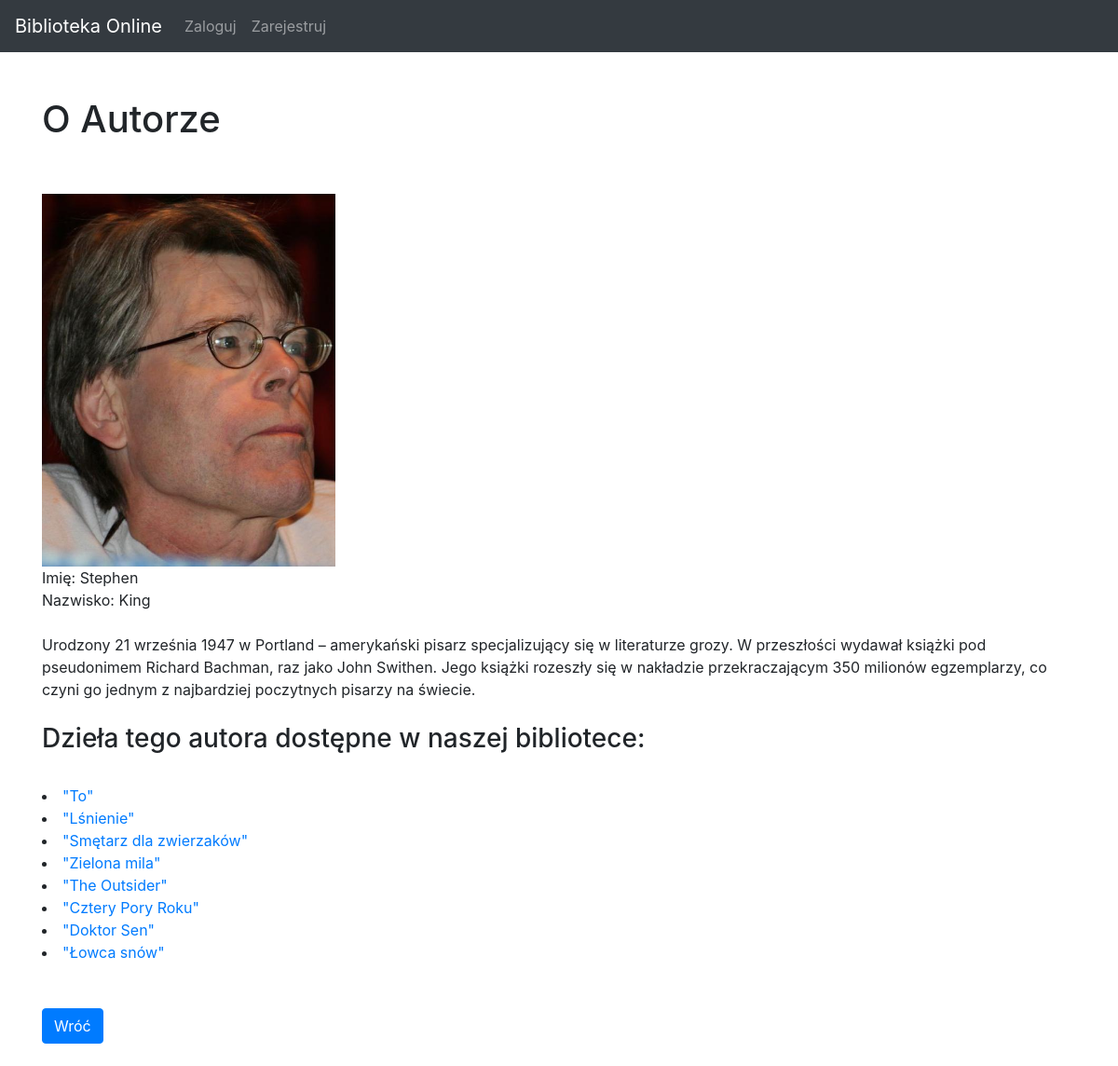
Screenshot of /books/author_detail/2/ with the database file from the repository.
### books/models.py (models this page shows, shortened)
class Author(models.Model):
    first_name = models.CharField(max_length=50)
    last_name = models.CharField(max_length=50)
    description = models.TextField(max_length=500, blank=True, null=True)
    image = models.ImageField(null=True, blank=True)
    @property
    def imageURL(self):
        try:
            url = self.image.url
        except:
            url = ''
        return url

class Book(models.Model):
    title = models.CharField(max_length=50)
    description = models.TextField(max_length=500, blank=True, null=True)
    cover = models.CharField(max_length=50, choices=COVERS, blank=True, null=True)
    tags = models.ManyToManyField("books.Tag", blank=True)
    image = models.ImageField(null=True, blank=True)
    author = models.ForeignKey(
        'books.Author',
        on_delete=models.CASCADE,
        null=True,
        blank=True
    )

### books/views.py (the view)
# urls.py: path('author_detail/<int:pk>/', AuthorDetailView.as_view(), name='author_details'),
class AuthorDetailView(DetailView):
    model = Author
    template_name = 'books/author_details.html'

### books/templates/books/author_details.html (shortened to what this page needs)
{% extends 'books/base.html' %}
{% block content %}
<h1>O Autorze</h1>
<br>
<br>
<img class="thumbnail" src="{{ author.imageURL }}" width="auto" height="400">
<br>
Imię: {{ author.first_name }}
<br>
Nazwisko: {{ author.last_name }}
<br>
<br>
{{ author.description }}
<br>
<br>
<h3>Dzieła tego autora dostępne w naszej bibliotece:</h3><br>
{% for book in author.book_set.all %}
    <li>
        <a href="{% url 'books:book_details' book.pk %}">{{ book.title }}</a>
    </li>
{% endfor %}
<br>
<br>
<a href="{% url 'books:author_list' %}" class="btn btn-primary">Wróć</a>
<br>
<br>
{% endblock %}

### rows the page displays
Author: imageURL (picture), first_name "Stephen", last_name "King", description "Urodzony 21 września 1947 w Portland – amerykański pisarz specjalizujący się w literaturze grozy. W przeszłości wydawał książki pod pseudonimem Richard Bachman, raz jako John Swithen. Jego książki rozeszły się w nakładzie przekraczającym 350 milionów egzemplarzy, co czyni go jednym z najbardziej poczytnych pisarzy na świecie."
Book: title "\"To\""
Book: title "\"Lśnienie\""
Book: title "\"Smętarz dla zwierzaków\""
Book: title "\"Zielona mila\""
Book: title "\"The Outsider\""
Book: title "\"Cztery Pory Roku\""
Book: title "\"Doktor Sen\""
Book: title "\"Łowca snów\""
